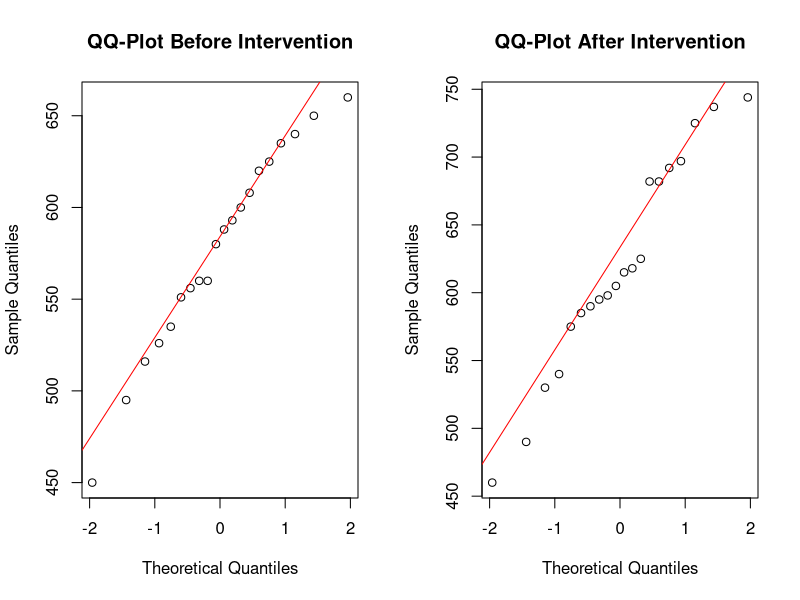
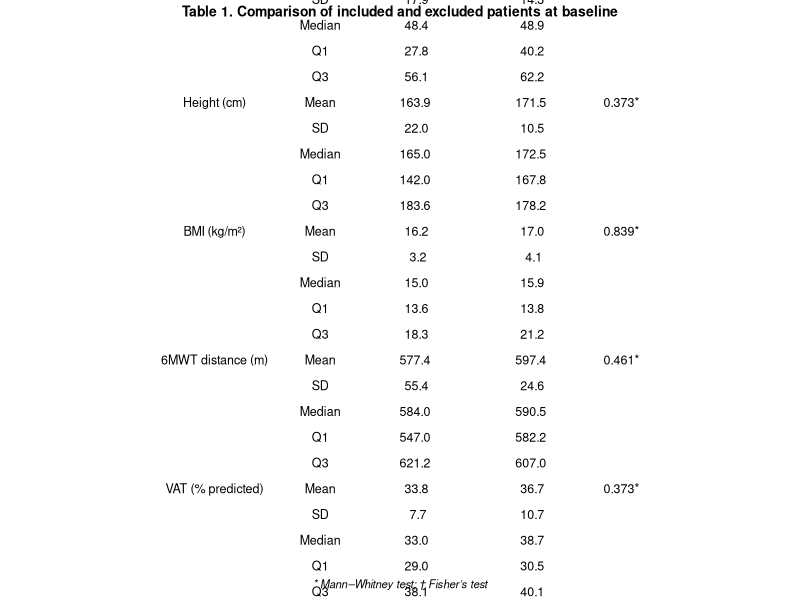

The R source for these figures, in order: (Note: this script raises an error after producing the figures.)
## ---- chunk 1
knitr::opts_chunk$set(echo = TRUE, warning = FALSE, message = FALSE)
## ---- chunk 2
packages <- c("readxl", "dplyr", "gridExtra", "tidyr", "ggplot2", "grid")

for (pkg in packages) {
  if (!require(pkg, character.only = TRUE)) {
    install.packages(pkg)
    library(pkg, character.only = TRUE)
  }
}
## ---- chunk 3
# Load package
library(readxl)

# Import datasets
included_data <- read_excel("../data/data_clean.xlsx")
excluded_data <- read_excel("../data/data_excluded.xlsx")

# Check structure
str(included_data)
str(excluded_data)
## ---- chunk 4

library(dplyr)
library(gridExtra)
library(grid)

# Descriptive statistics of included and excluded patients at baseline

# Fonction descriptive
describe <- function(x) {
  data.frame(
    Statistic = c("Mean", "SD", "Median", "Q1", "Q3"),
    Value = c(
      mean(x, na.rm = TRUE),
      sd(x, na.rm = TRUE),
      median(x, na.rm = TRUE),
      quantile(x, 0.25, na.rm = TRUE),
      quantile(x, 0.75, na.rm = TRUE)
    )
  )
}

vars <- c("age", "weight_kg", "height_cm", "bmi_kg_cm2",
          "6minwt_distance_traveled_m_before",
          "vat_before",
          "pedsql_totalself_before")

labels <- c(
  "Age (years)",
  "Weight (kg)",
  "Height (cm)",
  "BMI (kg/m²)",
  "6MWT distance (m)",
  "VAT (% predicted)",
  "PedsQL score (0–100)"
)

# Total sample sizes
n_inc_total <- nrow(included_data)
n_exc_total <- nrow(excluded_data)

table_list <- list()

for(i in seq_along(vars)) {
  
  var <- vars[i]
  
  x <- included_data[[var]]
  y <- excluded_data[[var]]
  
  x_clean <- x[!is.na(x)]
  y_clean <- y[!is.na(y)]
  
  p_val <- round(wilcox.test(x_clean, y_clean, exact = FALSE)$p.value, 3)
  p_val <- paste0(p_val, "*")
  
  inc <- describe(x)
  exc <- describe(y)
  
  df <- data.frame(
    Variable = c(labels[i], rep("", 4)),
    Statistic = inc$Statistic,
    Included = round(inc$Value, 1),
    Excluded = round(exc$Value, 1),
    p_value = c(p_val, rep("", 4))
  )
  
  table_list[[i]] <- df
}

table_final <- do.call(rbind, table_list)

# Sex comparison (Fisher's test)
p_sexe <- fisher.test(table(
  c(included_data$sexe, excluded_data$sexe),
  c(rep("Included", nrow(included_data)),
    rep("Excluded", nrow(excluded_data)))
))$p.value

p_sexe <- paste0(round(p_sexe, 3), "†")

sexe_inc <- table(included_data$sexe)
sexe_exc <- table(excluded_data$sexe)

sex_df <- data.frame(
  Variable = c("Sex (M/F)", rep("", length(sexe_inc)-1)),
  Statistic = names(sexe_inc),
  Included = as.numeric(sexe_inc),
  Excluded = as.numeric(sexe_exc),
  p_value = c(p_sexe, rep("", length(sexe_inc)-1))
)

table_final <- rbind(table_final, sex_df)

# Rename columns with total sample size
colnames(table_final)[3:4] <- c(
  paste0("Included (n=", n_inc_total, ")"),
  paste0("Excluded (n=", n_exc_total, ")")
)

table_final

# Export table as image
n_rows <- nrow(table_final)

png(
  "../figures/Table_1_Comparison_of_included_and_excluded_patients_at_baseline.png",
  width = 900,
  height = 2 + n_rows * 42,
  res = 150
)

tg <- tableGrob(
  table_final,
  rows = NULL,
  theme = ttheme_minimal(  
    core = list(
      fg_params = list(fontsize = 9)
    ),
    colhead = list(
      fg_params = list(fontsize = 10, fontface = "bold")
    )
  )
)

grid.arrange(
  textGrob(
    "Table 1. Comparison of included and excluded patients at baseline",
    gp = gpar(fontsize = 10, fontface = "bold")
  ),
  tg,
  textGrob(
    "* Mann–Whitney test; † Fisher’s test",
    gp = gpar(fontsize = 8, fontface = "italic")
  ),
  ncol = 1,
  heights = c(0.2, 5, 0.3)
)

dev.off()
## ---- chunk 5
# Normality assessment of 6MWT data
shapiro_before <- shapiro.test(included_data$`6minwt_distance_traveled_m_before`)
shapiro_after <- shapiro.test(included_data$`6minwt_distance_traveled_m_after`)
shapiro_before
shapiro_after
## ---- chunk 6
# QQ-plots for 6MWT data
par(mfrow = c(1, 2))
qqnorm(included_data$`6minwt_distance_traveled_m_before`, main = "QQ-Plot Before Intervention")
qqline(included_data$`6minwt_distance_traveled_m_before`, col = "red")
qqnorm(included_data$`6minwt_distance_traveled_m_after`, main = "QQ-Plot After Intervention")
qqline(included_data$`6minwt_distance_traveled_m_after`, col = "red")
## ---- chunk 7
# Paired t-test
t_test <- t.test(
  included_data$`6minwt_distance_traveled_m_after`,
  included_data$`6minwt_distance_traveled_m_before`,
  paired = TRUE
)
t_test

# Export t-test results to a text file
sink("../results/paired_t_test_results.txt")
cat("Paired t-test (6MWT before vs after)\n\n")
print(t_test)
sink()
## ---- chunk 8

# Paired Wilcoxon test
wilcox_test <- wilcox.test(
  included_data$`6minwt_distance_traveled_m_after`,
  included_data$`6minwt_distance_traveled_m_before`,
  paired = TRUE,
  exact = TRUE
)
wilcox_test

# Export Wilcoxon test results to a text file
sink("../results/wilcoxon_test_results.txt")
cat("Paired Wilcoxon Test (6MWT before vs after)\n\n")
print(wilcox_test)
sink()

## ---- chunk 9
library(dplyr)
library(tidyr)
library(ggplot2)

# Data PedsQL before/after
pedsql_data <- included_data %>%
  select(
    pedsql_totalself_before, pedsql_totalself_after,
    pedsql_physiqueself_before, pedsql_physiqueself_after,
    pedsql_emotionself_before, pedsql_emotionself_after,
    pedsql_relationself_before, pedsql_relationself_after,
    pedsql_ecoleself_before, pedsql_ecoleself_after,
    pedsql_psycosocialself_before, pedsql_psycosocialself_after
  ) %>%
  pivot_longer(cols = everything(),
               names_to = "Variable",
               values_to = "Score") %>%
  mutate(
    Time = ifelse(grepl("before", Variable), "Before", "After"),
    Time = factor(Time, levels = c("Before", "After")),
    Dimension = case_when(
      grepl("total", Variable) ~ "Total Score",
      grepl("physique", Variable) ~ "Physical",
      grepl("emotion", Variable) ~ "Emotional",
      grepl("relation", Variable) ~ "Social",
      grepl("ecole", Variable) ~ "School",
      grepl("psycosocial", Variable) ~ "Psychosocial"
    )
  )

# Plot

p_pedsql <- ggplot(pedsql_data, aes(x = Time, y = Score, fill = Dimension)) +
  
  geom_boxplot(alpha = 0.5, outlier.shape = NA) +
  
  facet_wrap(~ Dimension, nrow = 2) +
  
  xlab("") +
  ylab("Score (0–100)") +
  ggtitle("Figure 4. Distribution of PedsQL Scores Before and After Intervention") +
  
  theme_bw() +
  theme(
    strip.text = element_text(face = "bold"),
    legend.position = "none"   
  )
p_pedsql

# Export
ggsave(
  "../figures/Figure_4_PedsQL_Before_After.png",
  plot = p_pedsql,
  width = 8,
  height = 6
)
## ---- chunk 10
# Spearman correlation
cor_test <- cor.test(
  included_data$`6minwt_distance_traveled_m_after`,
  included_data$pedsql_totalself_after,
  method = "spearman"
)

cor_test

# Export Spearman correlation results
sink("../results/spearman_correlation_results.txt")
cat("Spearman correlation (6MWT vs PedsQL)\n\n")
print(cor_test)
sink()

# Viewing
library(ggplot2)

# Create plot
p_corr <- ggplot(included_data, aes(
  x = `6minwt_distance_traveled_m_after`,
  y = pedsql_totalself_after
)) +
  geom_point() +
  xlab("6-Minute Walk Distance (m)") +
  ylab("PedsQL Score (0–100)") +
  ggtitle("Figure 5. Correlation Between Quality of Life and Functional Capacity measured at 6mwt ") +
  theme_minimal()

p_corr

# Export PDF
ggsave(
  "../figures/Figure_5_Correlation_PedsQL_6MWT.png",
  plot = p_corr,
  width = 8,
  height = 6
)
